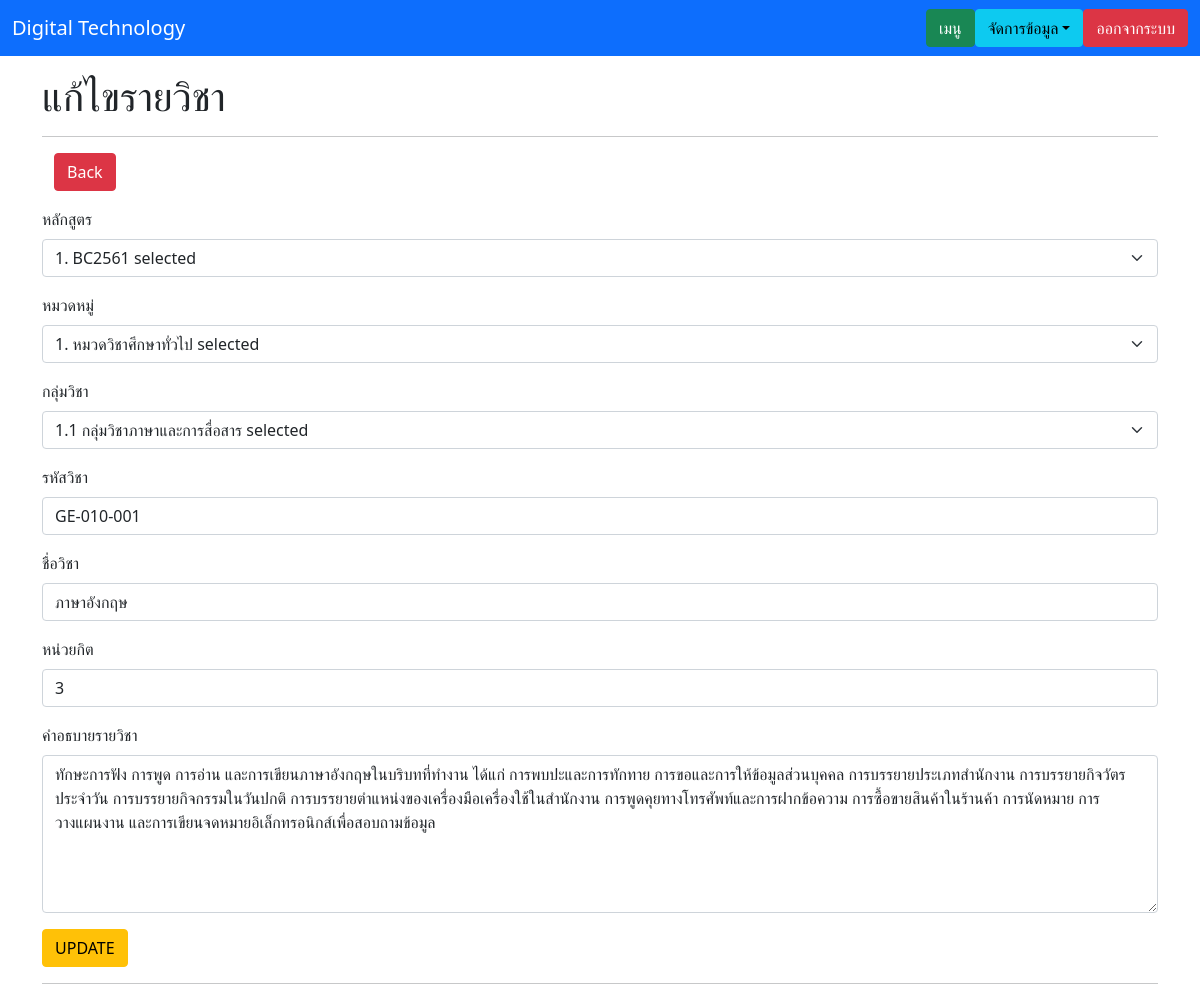
/subject_b_update.php?bid=1, run on the app's committed database.
### tables this page shows
CREATE TABLE `tblb_subject` (
  `subject_BID` int(3) NOT NULL,
  `subject_BCode` varchar(12) NOT NULL,
  `subject_BName` varchar(255) NOT NULL,
  `subject_BCredit` int(3) NOT NULL,
  `subject_BDes` text NOT NULL,
  `sgID` int(4) NOT NULL,
  `categoryID` int(3) NOT NULL,
  `courseB_ID` int(2) NOT NULL
);

CREATE TABLE `tbl_category` (
  `categoryID` int(3) NOT NULL,
  `categoryName` varchar(255) NOT NULL,
  `categorySID` varchar(5) NOT NULL,
  `categoryCredit` int(3) NOT NULL,
  `courseB_ID` int(2) NOT NULL
);

CREATE TABLE `tbl_sg` (
  `sgID` int(4) NOT NULL,
  `sgName` varchar(255) NOT NULL,
  `sgSID` varchar(10) NOT NULL,
  `sgCredit` int(3) NOT NULL,
  `categoryID` int(3) NOT NULL
);

### functions.php (called while the page is built, shortened)
<?php
    class DB_con{
        function __construct() {
            $conn = mysqli_connect(DB_SERVER,DB_USER,DB_PASS,DB_NAME);
            $this->dbcon = $conn;
        }
        public function fetchonerecord_b_subject($sjbID){
            $result = mysqli_query($this->dbcon, "SELECT subject_BID,subject_BCode,subject_BName,subject_BCredit,subject_BDes,tblb_subject.courseB_ID,courseB_CodeName,tblb_subject.categoryID,categoryName,categorySID,tblb_subject.sgID,sgName,sgSID
            FROM tblb_subject,tbl_bcl,tbl_category,tbl_sg WHERE subject_BID = '$sjbID' AND tblb_subject.courseB_ID = tbl_bcl.courseB_ID AND tblb_subject.categoryID = tbl_category.categoryID AND tblb_subject.sgID = tbl_sg.sgID");
            return $result;
        }
    }
?>

### subject_b_update.php (the view, shortened to what this page needs)
<?php
    include_once('functions.php');
?>
<!DOCTYPE html>
<html lang="en">
<head>
    <link rel="stylesheet" href="https://stackpath.bootstrapcdn.com/bootstrap/5.0.0-alpha2/css/bootstrap.min.css">
</head>
<body>
    <nav class="navbar navbar-expand-lg navbar-dark bg-primary">
        <div class="container-fluid">
            <a class="navbar-brand" href="index.php">Digital Technology</a>
                <ul class="nav justify-content-end">
                    <li class="nav-item">
                        <a class="btn btn-success" aria-current="page" href="teacher_menu.php">เมนู</a>
                    </li>
                    <li>
                        <div class="dropdown ml-2">
                            <button class="btn btn-info dropdown-toggle" type="button" id="dropdown-menu" data-toggle="dropdown" aria-expanded="false">จัดการข้อมูล</button>
                        </div>
                    </li>
                    <li>
                        <a class="btn btn-danger ml-2" aria-current="page" href="logout.php">ออกจากระบบ</a>
                    </li>
                </ul>
        </div >
    </nav>
    <div class="container">
        <h1 class="mt-3">แก้ไขรายวิชา</h1>
        <hr>
        <div class="container">
            <div class="row justify-content-between">
                <div class="col-4">
                    <a href="subject_b.php" class="btn btn-danger mb-3">Back</a>
                </div>
            </div>
        </div>
        <?php
            $sjbID = $_GET['bid'];
            $update_b_subject = new DB_con();
            $sql_update = $update_b_subject->fetchonerecord_b_subject($sjbID);
            while($row = mysqli_fetch_array($sql_update)) {
        ?>
        <form action="" method="post">
            <div class="mb-3">
                <label for="courseB_ID" class="form-label">หลักสูตร</label>
                <select class="form-select" name="courseB_ID" id="courseB_ID" aria-label="โปรดเลือกสถาบัน">
                    <option selected><?php echo $row['courseB_ID']; ?>. <?php echo $row['courseB_CodeName']; ?> selected</option>
                </select>
            </div>
            <div class="mb-3">
                <label for="categoryName" class="form-label">หมวดหมู่</label>
                <select class="form-select" name="categoryID" id="categoryID" aria-label="โปรดเลือกหมวดหมู่">
                    <option selected><?php echo $row['categorySID']; ?> <?php echo $row['categoryName']; ?> selected</option>
                </select>
            </div>
            <div class="mb-3">
                <label for="sgName" class="form-label">กลุ่มวิชา</label>
                <select class="form-select" name="sgID" id="sgID" aria-label="โปรดเลือกกลุ่มวิชา">
                    <option selected><?php echo $row['sgSID']; ?> <?php echo $row['sgName']; ?> selected</option>
                </select>
            </div>
            <div class="mb-3">
                <label for="subject_BCode" class="form-label">รหัสวิชา</label>
                <input type="text" name="subject_BCode" class="form-control"
                value="<?php echo $row['subject_BCode']; ?>" required>
            </div>
            <div class="mb-3">
                <label for="subject_BName" class="form-label">ชื่อวิชา</label>
                <input type="text" name="subject_BName" class="form-control"
                value="<?php echo $row['subject_BName']; ?>" required>
            </div>
            <div class="mb-3">
                <label for="subject_BCredit" class="form-label">หน่วยกิต</label>
                <input type="text" name="subject_BCredit" class="form-control"
                value="<?php echo $row['subject_BCredit']; ?>" required>
            </div>
            <div class="mb-3">
                <label for="subject_BDes" class="form-label">คำอธบายรายวิชา</label>
                <textarea class="form-control" name="subject_BDes" rows="6"><?php echo $row['subject_BDes']; ?></textarea>
            </div>
            <?php } ?>
            <button type="submit" name="update" class="btn btn-warning">UPDATE</button>
            <hr>
        </form>
    </div>
</body>
</html>

### data on the page
tblb_subject: courseB_ID "1. BC2561 selected", categoryID "1. หมวดวิชาศึกษาทั่วไป selected", sgID "1.1 กลุ่มวิชาภาษาและการสื่อสาร selected", subject_BCode "GE-010-001", subject_BName "ภาษาอังกฤษ", subject_BCredit "3", subject_BDes "ทักษะการฟัง การพูด การอ่าน และการเขียนภาษาอังกฤษในบริบทที่ทำงาน ได้แก่ การพบปะและการทักทาย การขอและการให้ข้อมูลส่วนบุคคล การบรรยายประเภทสำนักงาน การบรรยายกิจวัตรประจำวัน การบรรยายกิจกรรมในวันปกติ การบรรยายตำแหน่งของเครื่องมือเครื่องใช้ในสำนักงาน การพูดคุยทางโทรศัพท์และการฝากข้อความ การซื้อขายสินค้าในร้านค้า การนัดหมาย การวางแผนงาน และการเขียนจดหมายอิเล็กทรอนิกส์เพื่อสอบถามข้อมูล"
